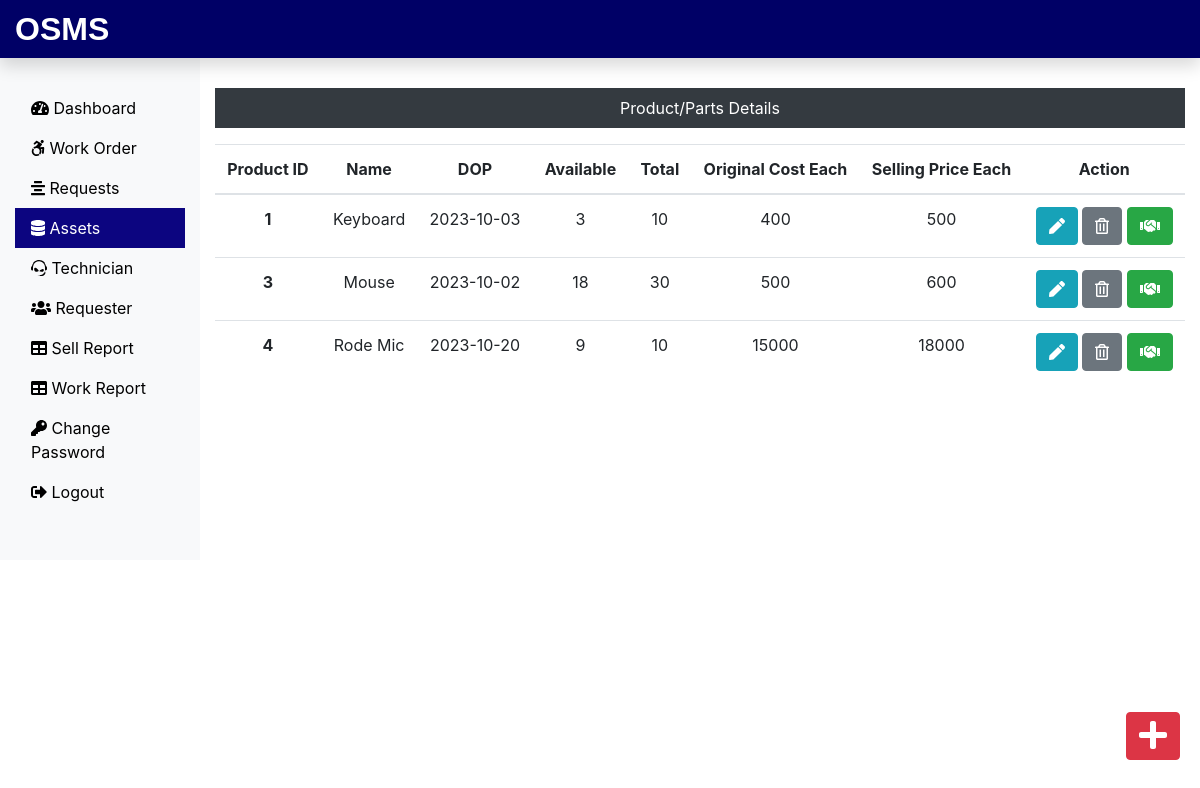
Page /Admin/assets.php (signed in) on the committed database.
### tables this page shows
CREATE TABLE `assets_tb` (
  `pid` int(11) NOT NULL,
  `pname` varchar(60) NOT NULL,
  `pdop` date NOT NULL,
  `pava` int(11) NOT NULL,
  `ptotal` int(11) NOT NULL,
  `poriginalcost` int(11) NOT NULL,
  `psellingcost` int(11) NOT NULL
);

### Admin/assets.php (the view, shortened to what this page needs)
<?php
include('includes/header.php');
include('../dbConnection.php');
?>
<div class="col-sm-9 col-md-10 mt-5 text-center">
  <p class=" bg-dark text-white p-2">Product/Parts Details</p>
  <?php
    $sql = "SELECT * FROM assets_tb";
    $result = $conn->query($sql);
    if($result->num_rows > 0){
  echo '<table class="table">
    <thead>
      <tr>
        <th scope="col">Product ID</th>
        <th scope="col">Name</th>
        <th scope="col">DOP</th>
        <th scope="col">Available</th>
        <th scope="col">Total</th>
        <th scope="col">Original Cost Each</th>
        <th scope="col">Selling Price Each</th>
        <th scope="col">Action</th>
      </tr>
    </thead>
    <tbody>';
    while($row = $result->fetch_assoc()){
      echo '<tr>
        <th scope="row">'.$row["pid"].'</th>
        <td>'.$row["pname"].'</td>
        <td>'.$row["pdop"].'</td>
        <td>'.$row["pava"].'</td>
        <td>'.$row["ptotal"].'</td>
        <td>'.$row["poriginalcost"].'</td>
        <td>'.$row["psellingcost"].'</td>
        <td>
          <form action="editproduct.php" method="POST" class="d-inline"> <input type="hidden" name="id" value='. $row["pid"] .'><button type="submit" class="btn btn-info" name="view" value="View"><i class="fas fa-pen"></i></button></form>
          <form action="" method="POST" class="d-inline"><input type="hidden" name="id" value='. $row["pid"] .'><button type="submit" class="btn btn-secondary" name="delete" value="Delete"><i class="far fa-trash-alt"></i></button></form>
          <form action="sellproduct.php" method="POST" class="d-inline"><input type="hidden" name="id" value='. $row["pid"] .'><button type="submit" class="btn btn-success" name="issue" value="Issue"><i class="fas fa-handshake"></i></button></form>
        </td>
      </tr>';
    }
    echo '</tbody>
  </table>';
  } else {
    echo "0 Result";
  }
  ?>
</div>
</div>
<a class="btn btn-danger box" href="addproduct.php"><i class="fas fa-plus fa-2x"></i></a>
</div>
<?php
include('includes/footer.php');
?>

### css/custom.css (style rules this page uses)
a { color: black; }
.box { position: fixed; bottom: 10px; right: 20px; margin-bottom: 30px; }

### rows in the picture
assets_tb: pid "1", pname "Keyboard", pdop "2023-10-03", pava "3", ptotal "10", poriginalcost "400", psellingcost "500"
assets_tb: pid "3", pname "Mouse", pdop "2023-10-02", pava "18", ptotal "30", poriginalcost "500", psellingcost "600"
assets_tb: pid "4", pname "Rode Mic", pdop "2023-10-20", pava "9", ptotal "10", poriginalcost "15000", psellingcost "18000"
